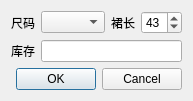
<?xml version="1.0" encoding="UTF-8"?>
<ui version="4.0">
 <class>AddJKStock</class>
 <widget class="QDialog" name="AddJKStock">
  <property name="geometry">
   <rect>
    <x>0</x>
    <y>0</y>
    <width>193</width>
    <height>101</height>
   </rect>
  </property>
  <property name="minimumSize">
   <size>
    <width>193</width>
    <height>101</height>
   </size>
  </property>
  <property name="maximumSize">
   <size>
    <width>193</width>
    <height>101</height>
   </size>
  </property>
  <property name="windowTitle">
   <string>Dialog</string>
  </property>
  <layout class="QGridLayout" name="gridLayout">
   <item row="0" column="0">
    <layout class="QHBoxLayout" name="horizontalLayout">
     <item>
      <widget class="QLabel" name="label">
       <property name="text">
        <string>尺码</string>
       </property>
      </widget>
     </item>
     <item>
      <widget class="QComboBox" name="sel_size"/>
     </item>
    </layout>
   </item>
   <item row="0" column="1">
    <layout class="QHBoxLayout" name="horizontalLayout_2">
     <item>
      <widget class="QLabel" name="label_2">
       <property name="text">
        <string>裙长</string>
       </property>
      </widget>
     </item>
     <item>
      <widget class="QSpinBox" name="ipt_length">
       <property name="minimum">
        <number>30</number>
       </property>
       <property name="value">
        <number>43</number>
       </property>
      </widget>
     </item>
    </layout>
   </item>
   <item row="1" column="0" colspan="2">
    <layout class="QHBoxLayout" name="horizontalLayout_3">
     <item>
      <widget class="QLabel" name="label_3">
       <property name="text">
        <string>库存</string>
       </property>
      </widget>
     </item>
     <item>
      <widget class="QLineEdit" name="ipt_count"/>
     </item>
    </layout>
   </item>
   <item row="2" column="0" colspan="2">
    <widget class="QDialogButtonBox" name="buttonBox">
     <property name="orientation">
      <enum>Qt::Horizontal</enum>
     </property>
     <property name="standardButtons">
      <set>QDialogButtonBox::Cancel|QDialogButtonBox::Ok</set>
     </property>
    </widget>
   </item>
  </layout>
 </widget>
 <resources/>
 <connections>
  <connection>
   <sender>buttonBox</sender>
   <signal>accepted()</signal>
   <receiver>AddJKStock</receiver>
   <slot>accept()</slot>
   <hints>
    <hint type="sourcelabel">
     <x>248</x>
     <y>254</y>
    </hint>
    <hint type="destinationlabel">
     <x>157</x>
     <y>274</y>
    </hint>
   </hints>
  </connection>
  <connection>
   <sender>buttonBox</sender>
   <signal>rejected()</signal>
   <receiver>AddJKStock</receiver>
   <slot>reject()</slot>
   <hints>
    <hint type="sourcelabel">
     <x>316</x>
     <y>260</y>
    </hint>
    <hint type="destinationlabel">
     <x>286</x>
     <y>274</y>
    </hint>
   </hints>
  </connection>
 </connections>
</ui>
